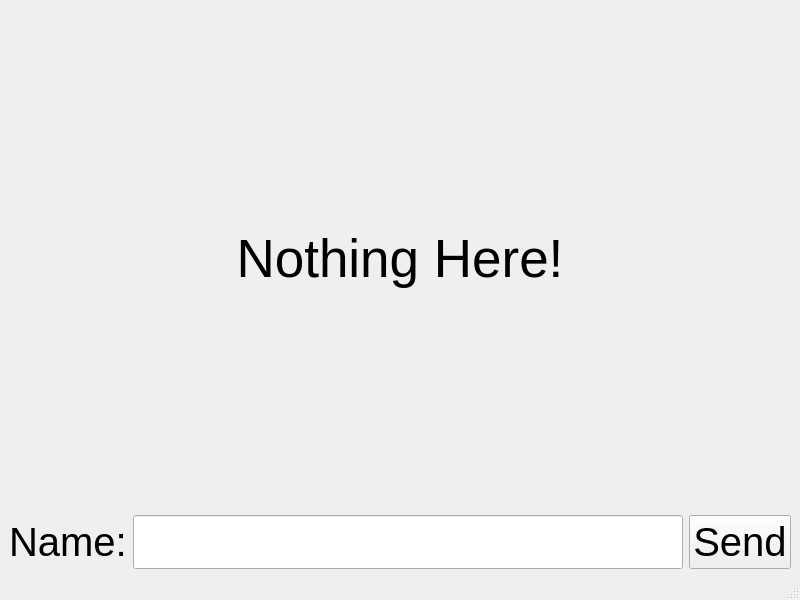
<?xml version="1.0" encoding="UTF-8"?>
<ui version="4.0">
 <class>MainWindow</class>
 <widget class="QMainWindow" name="MainWindow">
  <property name="geometry">
   <rect>
    <x>0</x>
    <y>0</y>
    <width>800</width>
    <height>600</height>
   </rect>
  </property>
  <property name="windowTitle">
   <string>MainWindow</string>
  </property>
  <widget class="QWidget" name="centralwidget">
   <layout class="QHBoxLayout" name="horizontalLayout">
    <item>
     <layout class="QGridLayout" name="gridLayout">
      <item row="0" column="0">
       <widget class="QLabel" name="labelResult">
        <property name="font">
         <font>
          <pointsize>40</pointsize>
         </font>
        </property>
        <property name="text">
         <string>Nothing Here!</string>
        </property>
        <property name="alignment">
         <set>Qt::AlignCenter</set>
        </property>
       </widget>
      </item>
      <item row="1" column="0">
       <layout class="QGridLayout" name="gridLayout_2">
        <item row="0" column="0">
         <widget class="QLabel" name="labelName">
          <property name="font">
           <font>
            <pointsize>30</pointsize>
           </font>
          </property>
          <property name="text">
           <string>Name:</string>
          </property>
         </widget>
        </item>
        <item row="0" column="1">
         <widget class="QLineEdit" name="lineEdit">
          <property name="font">
           <font>
            <pointsize>30</pointsize>
           </font>
          </property>
         </widget>
        </item>
        <item row="0" column="2">
         <widget class="QPushButton" name="buttonSend">
          <property name="font">
           <font>
            <pointsize>30</pointsize>
           </font>
          </property>
          <property name="styleSheet">
           <string notr="true">raduis - 10px;</string>
          </property>
          <property name="text">
           <string>Send</string>
          </property>
         </widget>
        </item>
       </layout>
      </item>
     </layout>
    </item>
   </layout>
  </widget>
  <widget class="QMenuBar" name="menubar">
   <property name="geometry">
    <rect>
     <x>0</x>
     <y>0</y>
     <width>800</width>
     <height>24</height>
    </rect>
   </property>
  </widget>
  <widget class="QStatusBar" name="statusbar"/>
 </widget>
 <resources/>
 <connections/>
</ui>
